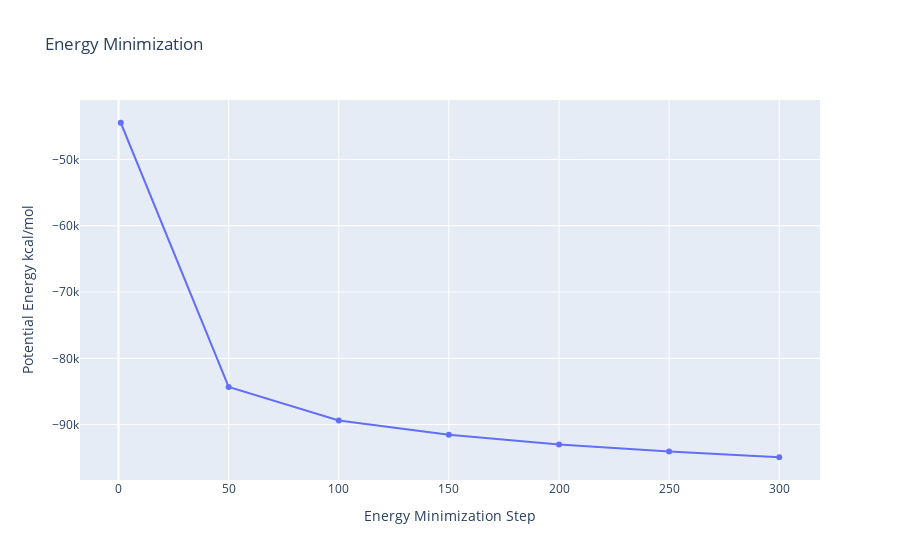

Notebook code cell kept with this figure:
### Code cell
with open(f"output/sander.min.energy.dat",'r') as energy_file:
    x,y = map(
        list,
        zip(*[
            (float(line.split()[0]),float(line.split()[1]))
            for line in energy_file 
            if not line.startswith(("#","@")) 
            if float(line.split()[1]) < 1000 
        ])
    )

plotly.offline.init_notebook_mode(connected=True)

fig = {
    "data": [go.Scatter(x=x, y=y)],
    "layout": go.Layout(title="Energy Minimization",
                        xaxis=dict(title = "Energy Minimization Step"),
                        yaxis=dict(title = "Potential Energy kcal/mol")
                       )
}

plotly.offline.iplot(fig)

### Figure 1 — Plotly figure (JSON) as saved in the notebook; plotly's stock layout.template omitted (floating-point values rounded to 4 significant figures)
{"data": [{"type": "scatter", "x": [1, 50, 100, 150, 200, 250, 300], "y": [-44450, -84315, -89370, -91535, -92996, -94071, -94929]}], "layout": {"title": {"text": "Energy Minimization"}, "xaxis": {"title": {"text": "Energy Minimization Step"}}, "yaxis": {"title": {"text": "Potential Energy kcal/mol"}}}}
